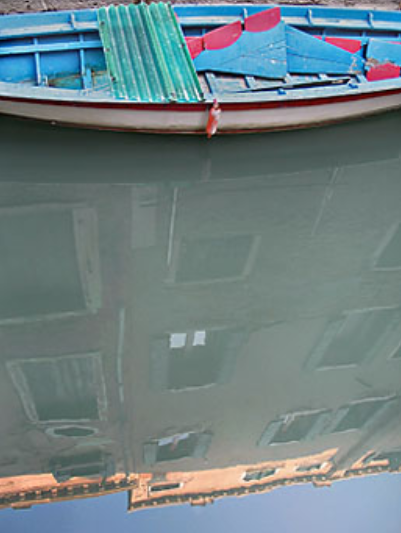
#> input picture 18-直方图/3-2D直方图/flat.png, 401 x 533 px
$ python 2D.py
#> lines starting #> are read from the running program, lines starting #| are printed output that depends on the picture
'''
2D直方图，图像的2个特征：颜色和饱和度
'''

'''
opencv中的2D直方图
函数：cv2.calcHist()
计算一维直方图，绘制颜色直方图，需要将图像的颜色空间从BGR转换到HSV
计算2D直方图。处理H,S两个通道
H的通道为180，S的通道为256
H的取值范围在0到180，S的取值范围在0到256
'''

import cv2
import numpy as np
import matplotlib.pyplot as plt

img = cv2.imread('flat.png')
#> img is the input picture: shape (533, 401, 3); mean B, G, R 131.3, 128.3, 110.9
hsv = cv2.cvtColor(img,cv2.COLOR_BGR2HSV)
#> hsv: shape (533, 401, 3); mean H, S, V 82.8, 57.6, 139.3

hist = cv2.calcHist([hsv],[0,1],None,[180,256],[0,180,0,256])
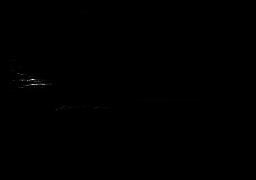
#> hist: shape (180, 256) float32; min 0, max 4449, mean 4.6; drawn with min black and max white
print(hist)
#> (printed output is left out)


'''
numpy中的2D直方图
函数：np.histogram2d()
参数1：H通道
参数2：S通道
参数3：bins的数目
参数4：数值范围
'''
plt.imshow(hist,interpolation='nearest')
plt.xlabel('S')
plt.ylabel('H')
plt.show()
